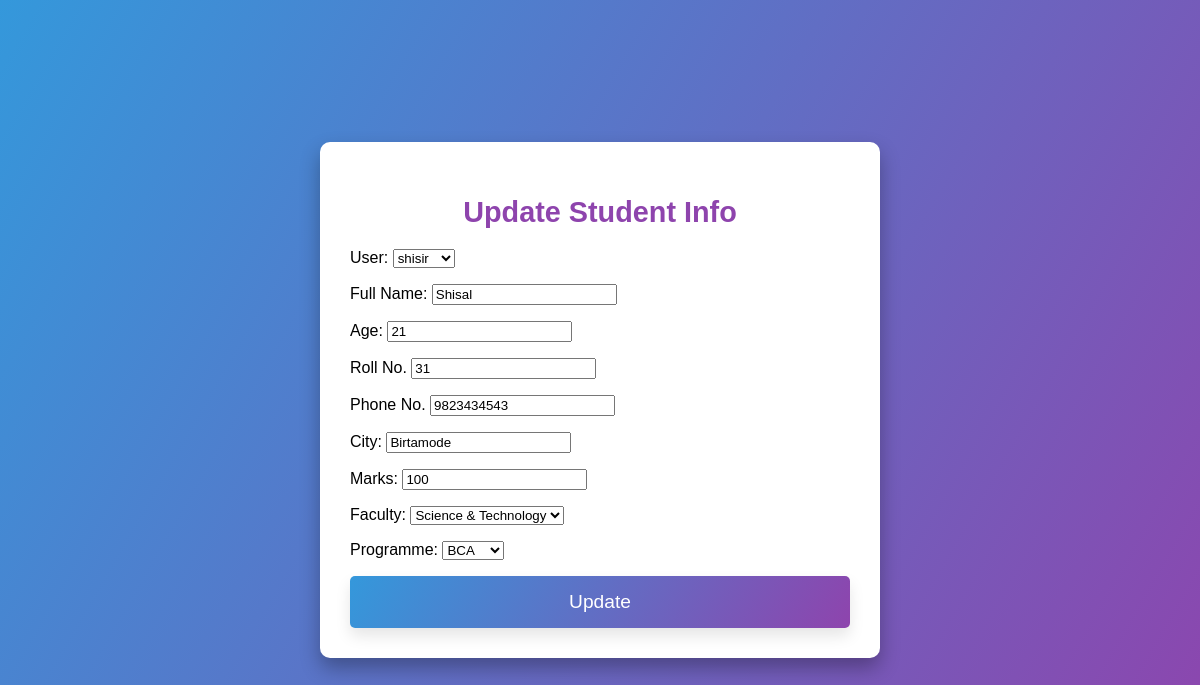
The page /update/2/ (signed in) on the database as committed earlier.
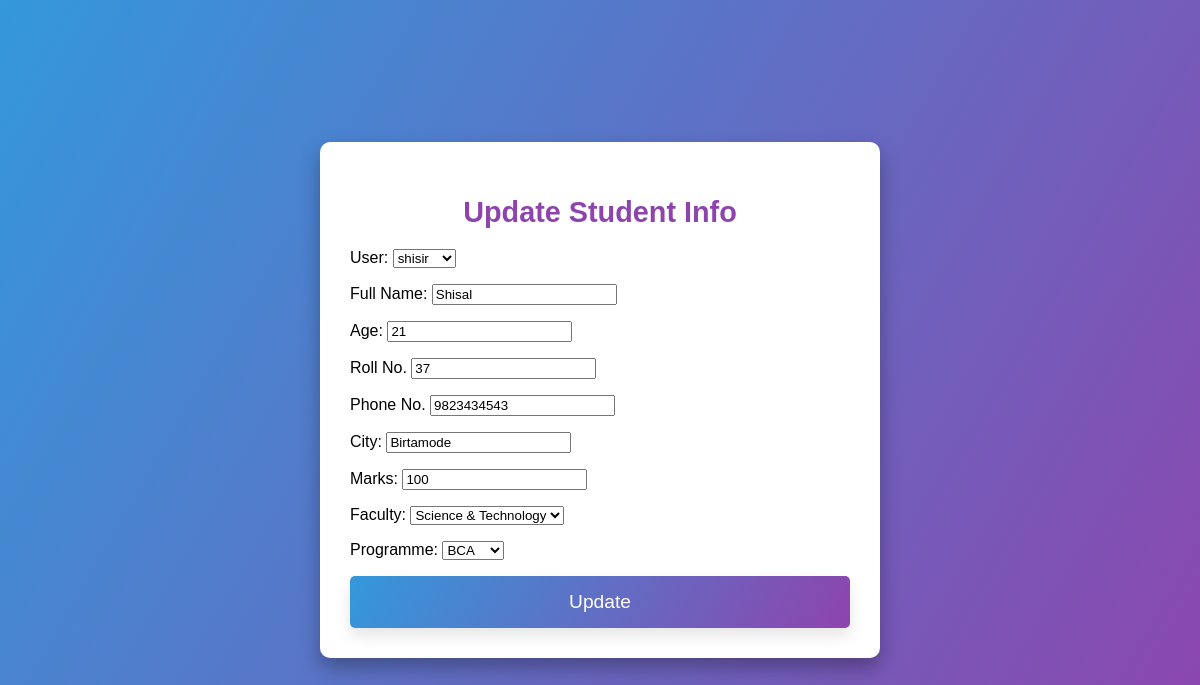
The same page on the database as committed later.
### app/models.py (models this page shows, shortened)
class Student(models.Model):
    user = models.ForeignKey(User, on_delete=models.CASCADE,default=1,blank=True,null=True)
    name = models.CharField(max_length=50)
    age = models.IntegerField()
    roll = models.IntegerField()
    phone = models.CharField(max_length=10)
    city = models.CharField(max_length=100)
    faculty_choices = (
        ('Management','Management'),
        ('Science & Technology','Science & Technology'),
    )
    marks = models.IntegerField()
    programme_choices = (
        ('BBA','BBA'),
        ('BCA','BCA'),
        ('MCA','MCA'),
        ('MBA','MBA'),
    )
    faculty = models.CharField(max_length=50, choices=faculty_choices)
    programme = models.CharField(max_length=20, choices=programme_choices)

### app/views.py (the view)
# urls.py: path('update/<int:id>/',views.update, name= 'update'),
@login_required(login_url='login')
def update(request,id):
    student = Student.objects.get(id = id)
    form = StudentForm(instance=student)
    if request.method == 'POST':
        form = StudentForm(request.POST,instance=student)
        if form.is_valid():
            form.save()
            return redirect('student')
    return render(request, 'update.html',{'form':form,'students':student})

### app/forms.py
class StudentForm(ModelForm):
    class Meta:
        model = Student
        fields = '__all__'
        labels = {
            'name':'Full Name',
            'age':'Age',
            'roll':'Roll No.',
            'phone':'Phone No.',
            'city':'City',
            'marks':'Marks',
            'faculty':'Faculty',
            'programme':'Programme',
        }

### templates/update.html (shortened to what this page needs)
<!DOCTYPE html>
<html lang="en">
<head>
</head>
<body>
    <div class="container">
        <h2>Update Student Info</h2>
        <form method="POST">
            {{ form.as_p }}
            <button type="submit" class="btn">Update</button>
        </form>
    </div>
</body>
</html>

Rows that differ between the two databases and show on the page:
changed Student "shisir": roll "31" → "37"
